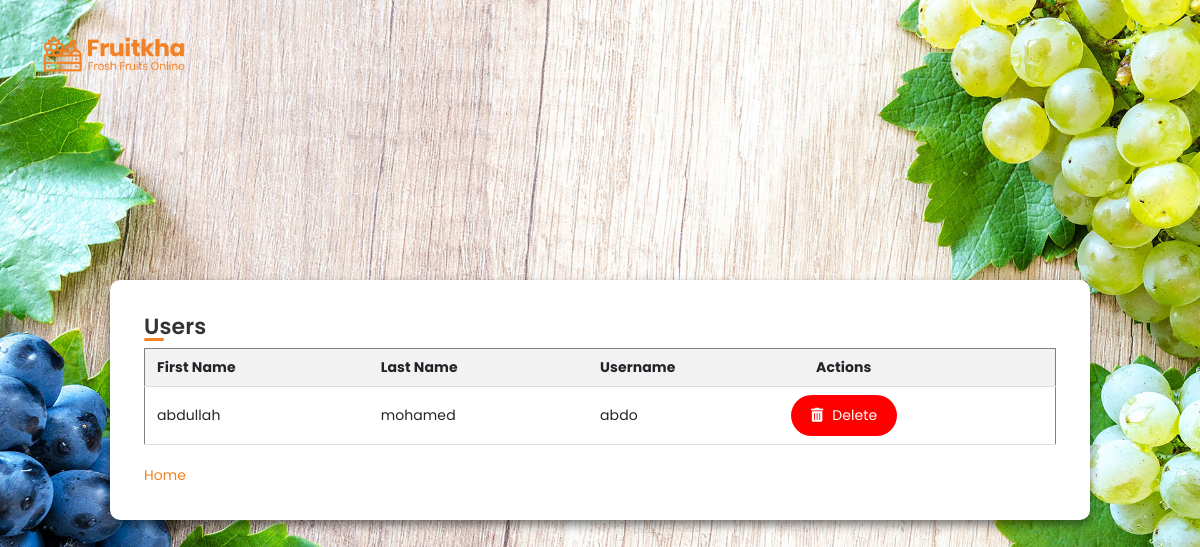
The page /users (signed in) on the database as committed earlier.
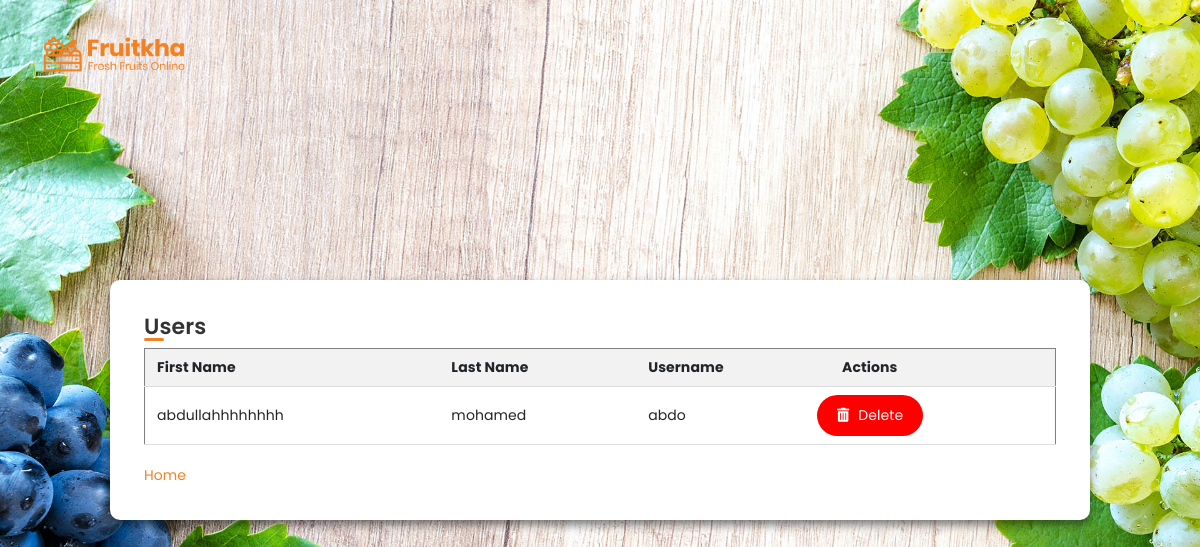
The same page on the database as committed later.
### tables this page shows
CREATE TABLE users (
			id INTEGER PRIMARY KEY AUTOINCREMENT,
            first_name TEXT,
            last_name TEXT,
			username TEXT NOT NULL UNIQUE,
			password TEXT NOT NULL,
            photo_name TEXT
		);

### app.py (the view)
@app.route('/users')
def users():
  if session['username'] == 'admin':
    users = db.get_all_users(connection)
    if len(users) <= 1:
      flash("No users found", "info")
      return redirect(url_for('products'))
    return render_template('users.html', users=users)

### db.py (called while the page is built)
def get_all_users(connection):
	cursor = connection.cursor()
	query = 'SELECT * FROM users'
	cursor.execute(query)
	return cursor.fetchall()

### templates/users.html (shortened to what this page needs)
<!DOCTYPE html>
<html lang="en" dir="ltr">
  <head>
    <link
      rel="stylesheet"
      href="{{ url_for('static', filename='assets/css/all.min.css') }}"
    />
    <link
      rel="stylesheet"
      href="{{url_for('static',filename='assets/bootstrap/css/bootstrap.min.css')}}"
    />
    <link
      rel="stylesheet"
      href="{{url_for('static',filename='assets/css/main.css')}}"
    />
    <link
      rel="stylesheet"
      href="{{url_for('static',filename='assets/css/responsive.css')}}"
    />
    <link
      rel="stylesheet"
      href="{{url_for('static',filename='css/bootstrap.min.css')}}"
    />
    <link
      rel="stylesheet"
      href="{{url_for('static',filename='css/style.css')}}"
    />
  </head>
  <body class="hero-bg">
    <div class="top-header-area" id="sticker">
      <div class="container">
        <div class="row">
          <div class="col-lg-12 col-sm-12 text-center">
            <div class="main-menu-wrap">
              <div class="site-logo">
                <a href="/">
                  <img src="static/assets/img/logo.png" alt="" />
                </a>
              </div>
            </div>
          </div>
        </div>
      </div>
    </div>
    <section>
      <div class="wrapper hero-bg" style="max-width: 980px; height: auto">
        <h2>Users</h2>
        <table border="1">
          <thead>
            <tr>
              <th>First Name</th>
              <th>Last Name</th>
              <th>Username</th>
              <th>Actions</th>
            </tr>
          </thead>
          <tbody>
            {% for user in users %} {% if user[3] != 'admin' %}
            <tr>
              <td>{{ user[1] }}</td>
              <td>{{ user[2] }}</td>
              <td>{{ user[3] }}</td>
              <td>
                <a
                  href="{{ url_for('delete_user', user_id=user[0]) }}"
                  class="cart-btn"
                  style="
                    background: red;
                    margin: 0 10px;
                    text-decoration: none;
                    margin-left: -25px;
                  "
                >
                  <i class="fas fa-trash-alt"></i> Delete
                </a>
              </td>
            </tr>
            {% endif %} {% endfor %}
          </tbody>
        </table>
        <a href="/home" style="color: #f28123; text-decoration: none"> Home </a>
      </div>
    </section>
  </body>
</html>

Rows that differ between the two databases and show on the page:
changed users "mohamed": first_name "abdullah" → "abdullahhhhhhhh"
